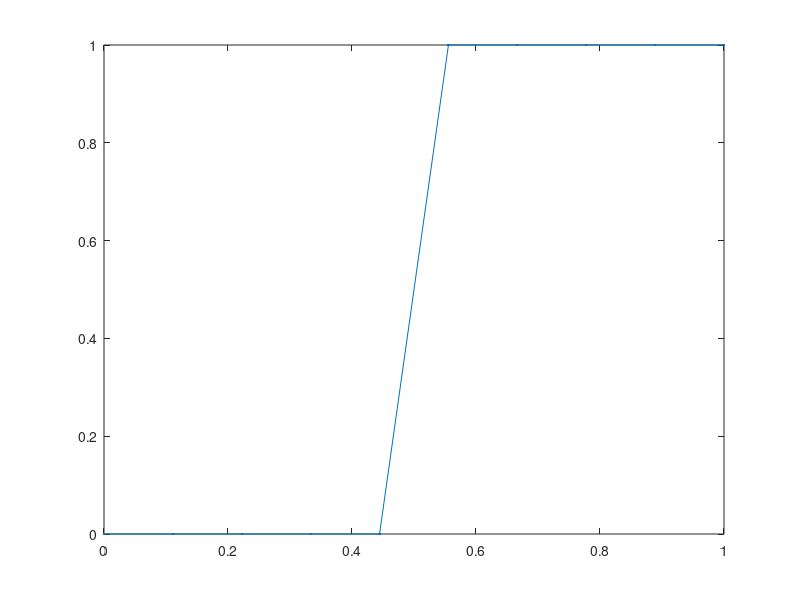

Write the MATLAB code that produced this figure. (Note: this script raises an error after producing the figure.)
% demo of the finite element method for the problem du/dt - d2u/d2x = f
% with zero Neumann boundary conditions 

N = 8;
h = 1/(N+1);
x = [0:N+1]*h; % redefine x with 0 and 1 at the endpoints

% construct the stiffness matrix (integrals done by hand)
maindiag = [1/h; 2/h*ones(N,1); 1/h];
offdiag  = -1/h*ones(N+1,1);
K = diag(maindiag) + diag(offdiag,1) + diag(offdiag,-1);

% construct mass matrix
maindiag = [h/3; 2*h/3*ones(N,1); h/3];
offdiag  = h/6*ones(N+1,1);
M = diag(maindiag) + diag(offdiag,1) + diag(offdiag,-1);

% construct the load vector 
f = 0*sin(2*pi*x(:));%1*ones(N+2,1);
b = M*f; 

% solve for expansion coefficients of Galerkin approximation
T = 1;
dt = .001;
u = x(:)>.5; % initial condition
plot(x(:),u,'.-')
title(sprintf('Time = %d',t))
pause
for t = 0:dt:T    
    u = (M + dt*K)\(M*u + dt*b); % Backward Euler
%     u = u + dt*(M\(-K*u + b)); % Forward Euler
    
    plot(x(:),u,'.-')

    title(sprintf('Time = %d',t))
    
    axis([0 1 0 2])
%     pause
    drawnow    
end
